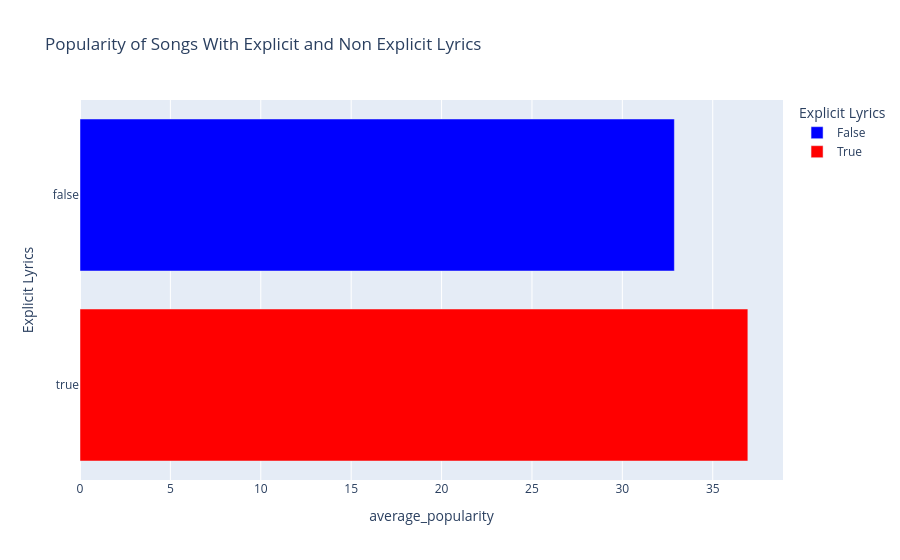

The code cell stored with this chart in its notebook:
### Code cell
#plot popularity of explicit and non-explicit songs

#delete pure duplicates
dfSpotify_DataSet_Temp = dfSpotify_DataSet_Work.sort_values(by="popularity", ascending=False).drop_duplicates(
    subset=["artists","album_name","track_name"], keep="first")

#group by explicit and get average popularity
dfSpotify_DataSet_Temp = dfSpotify_DataSet_Temp.groupby("explicit")["popularity"].mean().reset_index(name="average_popularity")


fig = px.bar(dfSpotify_DataSet_Temp, x="average_popularity", y="explicit", color="explicit",
             title="Popularity of Songs With Explicit and Non Explicit Lyrics",
             labels={"explicit": "Explicit Lyrics", "count": "Number of Songs"},
             color_discrete_map={0: "blue", 1: "red"})

fig.show()

### Figure 1 — Plotly figure (JSON) as saved in the notebook; plotly's stock layout.template omitted (floating-point values rounded to 4 significant figures)
{"data": [{"alignmentgroup": "True", "hovertemplate": "Explicit Lyrics=%{y}<br>average_popularity=%{x}<extra></extra>", "legendgroup": "False", "marker": {"color": "blue", "pattern": {"shape": ""}}, "name": "False", "offsetgroup": "False", "orientation": "h", "showlegend": true, "textposition": "auto", "type": "bar", "x": [32.88], "xaxis": "x", "y": [false], "yaxis": "y"}, {"alignmentgroup": "True", "hovertemplate": "Explicit Lyrics=%{y}<br>average_popularity=%{x}<extra></extra>", "legendgroup": "True", "marker": {"color": "red", "pattern": {"shape": ""}}, "name": "True", "offsetgroup": "True", "orientation": "h", "showlegend": true, "textposition": "auto", "type": "bar", "x": [36.94], "xaxis": "x", "y": [true], "yaxis": "y"}], "layout": {"barmode": "relative", "legend": {"title": {"text": "Explicit Lyrics"}, "tracegroupgap": 0}, "title": {"text": "Popularity of Songs With Explicit and Non Explicit Lyrics"}, "xaxis": {"anchor": "y", "domain": [0, 1], "title": {"text": "average_popularity"}}, "yaxis": {"anchor": "x", "categoryarray": [true, false], "categoryorder": "array", "domain": [0, 1], "title": {"text": "Explicit Lyrics"}}}}
